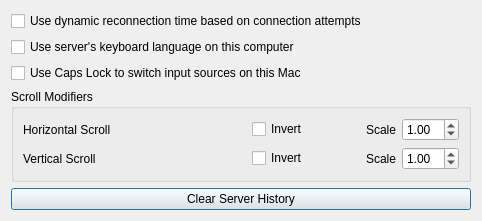
<?xml version="1.0" encoding="UTF-8"?>
<ui version="4.0">
 <class>ClientConfigDialog</class>
 <widget class="QDialog" name="ClientConfigDialog">
  <property name="geometry">
   <rect>
    <x>0</x>
    <y>0</y>
    <width>482</width>
    <height>197</height>
   </rect>
  </property>
  <property name="sizePolicy">
   <sizepolicy hsizetype="Maximum" vsizetype="Maximum">
    <horstretch>0</horstretch>
    <verstretch>0</verstretch>
   </sizepolicy>
  </property>
  <property name="windowTitle">
   <string>Client Configuration</string>
  </property>
  <layout class="QVBoxLayout" name="verticalLayout">
   <item>
    <widget class="QCheckBox" name="cbDynamicConnectTime">
     <property name="toolTip">
      <string>&lt;html&gt;&lt;head/&gt;&lt;body&gt;&lt;p&gt;Allow the client to slow the rate it attempts to reconnect to the server when connections attempts are failing. The delay between connection attempts will  start at 1 second intervals and can be a maxium of 5 minutes between connection attempts.&lt;/p&gt;&lt;/body&gt;&lt;/html&gt;</string>
     </property>
     <property name="text">
      <string>Use dynamic reconnection time based on connection attempts</string>
     </property>
    </widget>
   </item>
   <item>
    <widget class="QCheckBox" name="cbLanguageSync">
     <property name="text">
      <string>Use server's keyboard language on this computer</string>
     </property>
    </widget>
   </item>
   <item>
    <widget class="QCheckBox" name="cbCapsLockInputSource">
     <property name="toolTip">
      <string>Use remote Caps Lock to switch between an enabled ASCII-capable input source and the last non-ASCII input source on this Mac. Keeps this Mac's input language independent of the server. Holding Caps Lock does not enable uppercase lock. Saving restarts sharing to apply this setting.</string>
     </property>
     <property name="text">
      <string>Use Caps Lock to switch input sources on this Mac</string>
     </property>
    </widget>
   </item>
   <item>
    <widget class="QGroupBox" name="groupBox">
     <property name="title">
      <string>Scroll Modifiers</string>
     </property>
     <layout class="QGridLayout" name="gridLayout">
      <item row="5" column="2">
       <widget class="QCheckBox" name="cbYScrollInvert">
        <property name="text">
         <string>Invert</string>
        </property>
       </widget>
      </item>
      <item row="1" column="2">
       <widget class="QCheckBox" name="cbXScrollInvert">
        <property name="text">
         <string>Invert</string>
        </property>
       </widget>
      </item>
      <item row="5" column="4">
       <layout class="QHBoxLayout" name="horizontalLayout_2">
        <item>
         <widget class="QLabel" name="lblScrollSpeed">
          <property name="sizePolicy">
           <sizepolicy hsizetype="Maximum" vsizetype="Preferred">
            <horstretch>0</horstretch>
            <verstretch>0</verstretch>
           </sizepolicy>
          </property>
          <property name="text">
           <string>Scale</string>
          </property>
         </widget>
        </item>
        <item>
         <widget class="QDoubleSpinBox" name="sbYScrollScale">
          <property name="sizePolicy">
           <sizepolicy hsizetype="Maximum" vsizetype="Fixed">
            <horstretch>0</horstretch>
            <verstretch>0</verstretch>
           </sizepolicy>
          </property>
          <property name="accelerated">
           <bool>true</bool>
          </property>
          <property name="correctionMode">
           <enum>QAbstractSpinBox::CorrectionMode::CorrectToNearestValue</enum>
          </property>
          <property name="minimum">
           <double>0.100000000000000</double>
          </property>
          <property name="maximum">
           <double>10.000000000000000</double>
          </property>
          <property name="singleStep">
           <double>0.100000000000000</double>
          </property>
          <property name="value">
           <double>1.000000000000000</double>
          </property>
         </widget>
        </item>
       </layout>
      </item>
      <item row="1" column="4">
       <layout class="QHBoxLayout" name="horizontalLayout_3">
        <item>
         <widget class="QLabel" name="lblXScrollSpeed">
          <property name="sizePolicy">
           <sizepolicy hsizetype="Maximum" vsizetype="Preferred">
            <horstretch>0</horstretch>
            <verstretch>0</verstretch>
           </sizepolicy>
          </property>
          <property name="text">
           <string>Scale</string>
          </property>
         </widget>
        </item>
        <item>
         <widget class="QDoubleSpinBox" name="sbXScrollScale">
          <property name="sizePolicy">
           <sizepolicy hsizetype="Maximum" vsizetype="Fixed">
            <horstretch>0</horstretch>
            <verstretch>0</verstretch>
           </sizepolicy>
          </property>
          <property name="accelerated">
           <bool>true</bool>
          </property>
          <property name="correctionMode">
           <enum>QAbstractSpinBox::CorrectionMode::CorrectToNearestValue</enum>
          </property>
          <property name="minimum">
           <double>0.100000000000000</double>
          </property>
          <property name="maximum">
           <double>10.000000000000000</double>
          </property>
          <property name="singleStep">
           <double>0.100000000000000</double>
          </property>
          <property name="value">
           <double>1.000000000000000</double>
          </property>
         </widget>
        </item>
       </layout>
      </item>
      <item row="1" column="0" colspan="2">
       <widget class="QLabel" name="lblHScroll">
        <property name="text">
         <string>Horizontal Scroll</string>
        </property>
       </widget>
      </item>
      <item row="5" column="0" colspan="2">
       <widget class="QLabel" name="lblVScroll">
        <property name="text">
         <string>Vertical Scroll</string>
        </property>
       </widget>
      </item>
     </layout>
    </widget>
   </item>
   <item>
    <widget class="QPushButton" name="btnClearServerHistory">
     <property name="text">
      <string>Clear Server History</string>
     </property>
    </widget>
   </item>
  </layout>
 </widget>
 <resources/>
 <connections/>
</ui>
